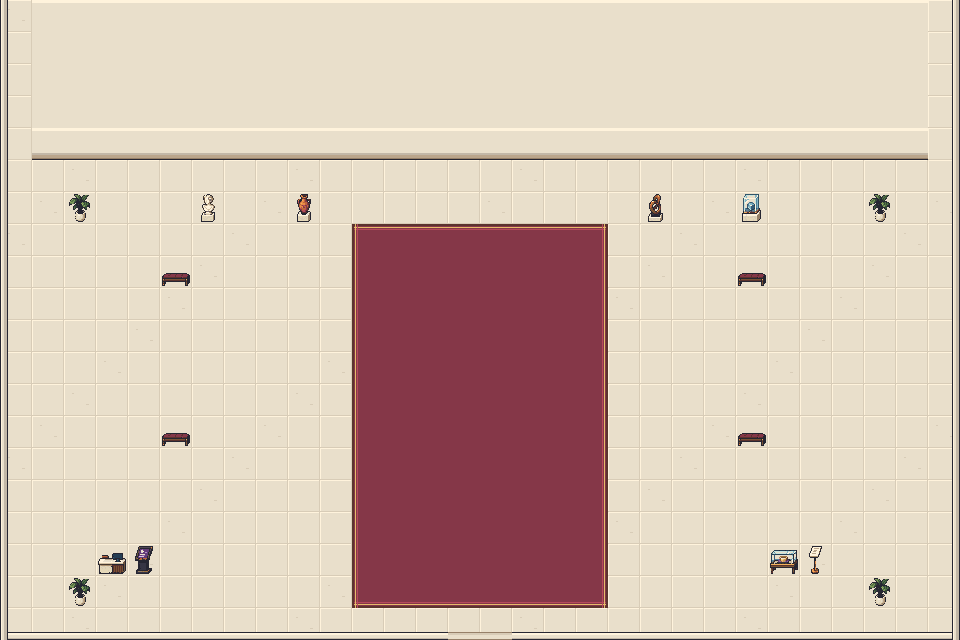

Below is a game level as drawn by its tile map, then a one-line description and the .tmx file that defines it, in full:
An orthogonal 30x20 tile map with 32x32 px tiles, 4 tile layers (Floor, Walls, Rug, Furniture), 2 tilesets and 5 objects (Jack Nicholson, Heath Ledger, Joaquin Phoenix, Hisoka, White cat study).

<map version="1.10" orientation="orthogonal" renderorder="right-down" width="30" height="20" tilewidth="32" tileheight="32" infinite="0" nextlayerid="6" nextobjectid="6"><tileset firstgid="1" source="museum-environment.tsx" /><tileset firstgid="57" source="signedbymms-art-objects.tsx" />
<layer id="1" name="Floor" width="30" height="20"><data encoding="csv">2,1,1,1,1,1,1,2,1,1,1,1,1,1,2,1,1,1,1,1,1,2,1,1,1,1,1,1,2,1,1,1,1,1,1,1,2,1,1,1,1,1,1,2,1,1,1,1,1,1,2,1,1,1,1,1,1,2,1,1,1,1,1,1,1,2,1,1,1,1,1,1,2,1,1,1,1,1,1,2,1,1,1,1,1,1,2,1,1,1,1,1,1,1,2,1,1,1,1,1,1,2,1,1,1,1,1,1,2,1,1,1,1,1,1,2,1,1,1,1,1,1,1,2,1,1,1,1,1,1,2,1,1,1,1,1,1,2,1,1,1,1,1,1,2,1,1,1,1,1,1,1,2,1,1,1,1,1,1,2,1,1,1,1,1,1,2,1,1,1,1,1,1,2,1,1,1,1,1,1,1,2,1,1,1,1,1,1,2,1,1,1,1,1,1,2,1,1,1,1,1,1,2,1,1,1,1,1,1,2,2,1,1,1,1,1,1,2,1,1,1,1,1,1,2,1,1,1,1,1,1,2,1,1,1,1,1,1,2,1,1,1,1,1,1,1,2,1,1,1,1,1,1,2,1,1,1,1,1,1,2,1,1,1,1,1,1,2,1,1,1,1,1,1,1,2,1,1,1,1,1,1,2,1,1,1,1,1,1,2,1,1,1,1,1,1,2,1,1,1,1,1,1,1,2,1,1,1,1,1,1,2,1,1,1,1,1,1,2,1,1,1,1,1,1,2,1,1,1,1,1,1,1,2,1,1,1,1,1,1,2,1,1,1,1,1,1,2,1,1,1,1,1,1,2,1,1,1,1,1,1,1,2,1,1,1,1,1,1,2,1,1,1,1,1,1,2,1,1,1,1,1,1,2,1,1,1,1,1,1,1,2,1,1,1,1,1,1,2,1,1,1,1,1,1,2,1,1,1,1,1,1,2,1,1,1,1,1,1,2,2,1,1,1,1,1,1,2,1,1,1,1,1,1,2,1,1,1,1,1,1,2,1,1,1,1,1,1,2,1,1,1,1,1,1,1,2,1,1,1,1,1,1,2,1,1,1,1,1,1,2,1,1,1,1,1,1,2,1,1,1,1,1,1,1,2,1,1,1,1,1,1,2,1,1,1,1,1,1,2,1,1,1,1,1,1,2,1,1,1,1,1,1,1,2,1,1,1,1,1,1,2,1,1,1,1,1,1,2,1,1,1,1,1,1,2,1,1,1,1,1,1,1,2,1,1,1,1,1,1,2,1,1,1,1,1,1,2,1,1,1,1,1,1,2,1,1,1,1,1,1,1,2,1,1,1,1,1,1,2,1,1,1,1,1,1,2,1,1,1,1,1,1,2,1,1,1,1,1,1</data></layer>
<layer id="2" name="Walls" width="30" height="20"><data encoding="csv">12,50,50,50,50,50,50,50,50,50,50,50,50,50,50,50,50,50,50,50,50,50,50,50,50,50,50,50,50,13,12,49,49,49,49,49,49,49,49,49,49,49,49,49,49,49,49,49,49,49,49,49,49,49,49,49,49,49,49,13,12,49,49,49,49,49,49,49,49,49,49,49,49,49,49,49,49,49,49,49,49,49,49,49,49,49,49,49,49,13,12,49,49,49,49,49,49,49,49,49,49,49,49,49,49,49,49,49,49,49,49,49,49,49,49,49,49,49,49,13,12,9,9,9,9,9,9,9,9,9,9,9,9,9,9,9,9,9,9,9,9,9,9,9,9,9,9,9,9,13,12,0,0,0,0,0,0,0,0,0,0,0,0,0,0,0,0,0,0,0,0,0,0,0,0,0,0,0,0,13,12,0,0,0,0,0,0,0,0,0,0,0,0,0,0,0,0,0,0,0,0,0,0,0,0,0,0,0,0,13,12,0,0,0,0,0,0,0,0,0,0,0,0,0,0,0,0,0,0,0,0,0,0,0,0,0,0,0,0,13,12,0,0,0,0,0,0,0,0,0,0,0,0,0,0,0,0,0,0,0,0,0,0,0,0,0,0,0,0,13,12,0,0,0,0,0,0,0,0,0,0,0,0,0,0,0,0,0,0,0,0,0,0,0,0,0,0,0,0,13,12,0,0,0,0,0,0,0,0,0,0,0,0,0,0,0,0,0,0,0,0,0,0,0,0,0,0,0,0,13,12,0,0,0,0,0,0,0,0,0,0,0,0,0,0,0,0,0,0,0,0,0,0,0,0,0,0,0,0,13,12,0,0,0,0,0,0,0,0,0,0,0,0,0,0,0,0,0,0,0,0,0,0,0,0,0,0,0,0,13,12,0,0,0,0,0,0,0,0,0,0,0,0,0,0,0,0,0,0,0,0,0,0,0,0,0,0,0,0,13,12,0,0,0,0,0,0,0,0,0,0,0,0,0,0,0,0,0,0,0,0,0,0,0,0,0,0,0,0,13,12,0,0,0,0,0,0,0,0,0,0,0,0,0,0,0,0,0,0,0,0,0,0,0,0,0,0,0,0,13,12,0,0,0,0,0,0,0,0,0,0,0,0,0,0,0,0,0,0,0,0,0,0,0,0,0,0,0,0,13,12,0,0,0,0,0,0,0,0,0,0,0,0,0,0,0,0,0,0,0,0,0,0,0,0,0,0,0,0,13,12,0,0,0,0,0,0,0,0,0,0,0,0,0,0,0,0,0,0,0,0,0,0,0,0,0,0,0,0,13,15,14,14,14,14,14,14,14,14,14,14,14,14,14,32,32,14,14,14,14,14,14,14,14,14,14,14,14,14,16</data></layer>
<layer id="3" name="Rug" width="30" height="20"><data encoding="csv">0,0,0,0,0,0,0,0,0,0,0,0,0,0,0,0,0,0,0,0,0,0,0,0,0,0,0,0,0,0,0,0,0,0,0,0,0,0,0,0,0,0,0,0,0,0,0,0,0,0,0,0,0,0,0,0,0,0,0,0,0,0,0,0,0,0,0,0,0,0,0,0,0,0,0,0,0,0,0,0,0,0,0,0,0,0,0,0,0,0,0,0,0,0,0,0,0,0,0,0,0,0,0,0,0,0,0,0,0,0,0,0,0,0,0,0,0,0,0,0,0,0,0,0,0,0,0,0,0,0,0,0,0,0,0,0,0,0,0,0,0,0,0,0,0,0,0,0,0,0,0,0,0,0,0,0,0,0,0,0,0,0,0,0,0,0,0,0,0,0,0,0,0,0,0,0,0,0,0,0,0,0,0,0,0,0,0,0,0,0,0,0,0,0,0,0,0,0,0,0,0,0,0,0,0,0,0,0,0,0,0,0,0,0,0,0,0,0,0,0,0,17,18,18,18,18,18,18,19,0,0,0,0,0,0,0,0,0,0,0,0,0,0,0,0,0,0,0,0,0,0,20,21,21,21,21,21,21,22,0,0,0,0,0,0,0,0,0,0,0,0,0,0,0,0,0,0,0,0,0,0,20,21,21,21,21,21,21,22,0,0,0,0,0,0,0,0,0,0,0,0,0,0,0,0,0,0,0,0,0,0,20,21,21,21,21,21,21,22,0,0,0,0,0,0,0,0,0,0,0,0,0,0,0,0,0,0,0,0,0,0,20,21,21,21,21,21,21,22,0,0,0,0,0,0,0,0,0,0,0,0,0,0,0,0,0,0,0,0,0,0,20,21,21,21,21,21,21,22,0,0,0,0,0,0,0,0,0,0,0,0,0,0,0,0,0,0,0,0,0,0,20,21,21,21,21,21,21,22,0,0,0,0,0,0,0,0,0,0,0,0,0,0,0,0,0,0,0,0,0,0,20,21,21,21,21,21,21,22,0,0,0,0,0,0,0,0,0,0,0,0,0,0,0,0,0,0,0,0,0,0,20,21,21,21,21,21,21,22,0,0,0,0,0,0,0,0,0,0,0,0,0,0,0,0,0,0,0,0,0,0,20,21,21,21,21,21,21,22,0,0,0,0,0,0,0,0,0,0,0,0,0,0,0,0,0,0,0,0,0,0,20,21,21,21,21,21,21,22,0,0,0,0,0,0,0,0,0,0,0,0,0,0,0,0,0,0,0,0,0,0,23,24,24,24,24,24,24,25,0,0,0,0,0,0,0,0,0,0,0,0,0,0,0,0,0,0,0,0,0,0,0,0,0,0,0,0,0,0,0,0,0,0,0,0,0,0,0,0,0</data></layer>
<layer id="4" name="Furniture" width="30" height="20"><data encoding="csv">0,0,0,0,0,0,0,0,0,0,0,0,0,0,0,0,0,0,0,0,0,0,0,0,0,0,0,0,0,0,0,0,0,0,0,0,0,0,0,0,0,0,0,0,0,0,0,0,0,0,0,0,0,0,0,0,0,0,0,0,0,0,0,0,0,0,0,0,0,0,0,0,0,0,0,0,0,0,0,0,0,0,0,0,0,0,0,0,0,0,0,0,0,0,0,0,0,0,0,0,0,0,0,0,0,0,0,0,0,0,0,0,0,0,0,0,0,0,0,0,0,0,0,0,0,0,0,0,0,0,0,0,0,0,0,0,0,0,0,0,0,0,0,0,0,0,0,0,0,0,0,0,0,0,0,0,0,0,0,0,0,0,0,0,0,0,0,0,0,0,0,0,0,0,0,0,0,0,0,0,0,0,45,0,0,0,37,0,0,38,0,0,0,0,0,0,0,0,0,0,39,0,0,40,0,0,0,45,0,0,0,0,0,0,0,0,0,0,0,0,0,0,0,0,0,0,0,0,0,0,0,0,0,0,0,0,0,0,0,0,0,0,0,0,0,41,0,0,0,0,0,0,0,0,0,0,0,0,0,0,0,0,0,41,0,0,0,0,0,0,0,0,0,0,0,0,0,0,0,0,0,0,0,0,0,0,0,0,0,0,0,0,0,0,0,0,0,0,0,0,0,0,0,0,0,0,0,0,0,0,0,0,0,0,0,0,0,0,0,0,0,0,0,0,0,0,0,0,0,0,0,0,0,0,0,0,0,0,0,0,0,0,0,0,0,0,0,0,0,0,0,0,0,0,0,0,0,0,0,0,0,0,0,0,0,0,0,0,0,0,0,0,0,0,0,0,0,0,0,0,0,0,0,0,0,0,0,0,0,0,0,0,0,0,0,41,0,0,0,0,0,0,0,0,0,0,0,0,0,0,0,0,0,41,0,0,0,0,0,0,0,0,0,0,0,0,0,0,0,0,0,0,0,0,0,0,0,0,0,0,0,0,0,0,0,0,0,0,0,0,0,0,0,0,0,0,0,0,0,0,0,0,0,0,0,0,0,0,0,0,0,0,0,0,0,0,0,0,0,0,0,0,0,0,0,0,0,0,0,0,0,0,0,0,0,0,0,0,0,0,0,0,0,0,0,0,0,0,0,0,0,0,0,42,43,0,0,0,0,0,0,0,0,0,0,0,0,0,0,0,0,0,0,0,44,48,0,0,0,0,0,0,45,0,0,0,0,0,0,0,0,0,0,0,0,0,0,0,0,0,0,0,0,0,0,0,0,45,0,0,0,0,0,0,0,0,0,0,0,0,0,0,0,0,0,0,0,0,0,0,0,0,0,0,0,0,0,0,0,0</data></layer>
<objectgroup id="5" name="Framed artwork">
<object id="1" name="Jack Nicholson" gid="57" x="64" y="160" width="96" height="128" />
<object id="2" name="Heath Ledger" gid="58" x="224" y="160" width="96" height="128" />
<object id="3" name="Joaquin Phoenix" gid="59" x="384" y="160" width="96" height="128" />
<object id="4" name="Hisoka" gid="69" x="576" y="160" width="96" height="128" />
<object id="5" name="White cat study" gid="85" x="768" y="160" width="96" height="128" />
</objectgroup></map>
